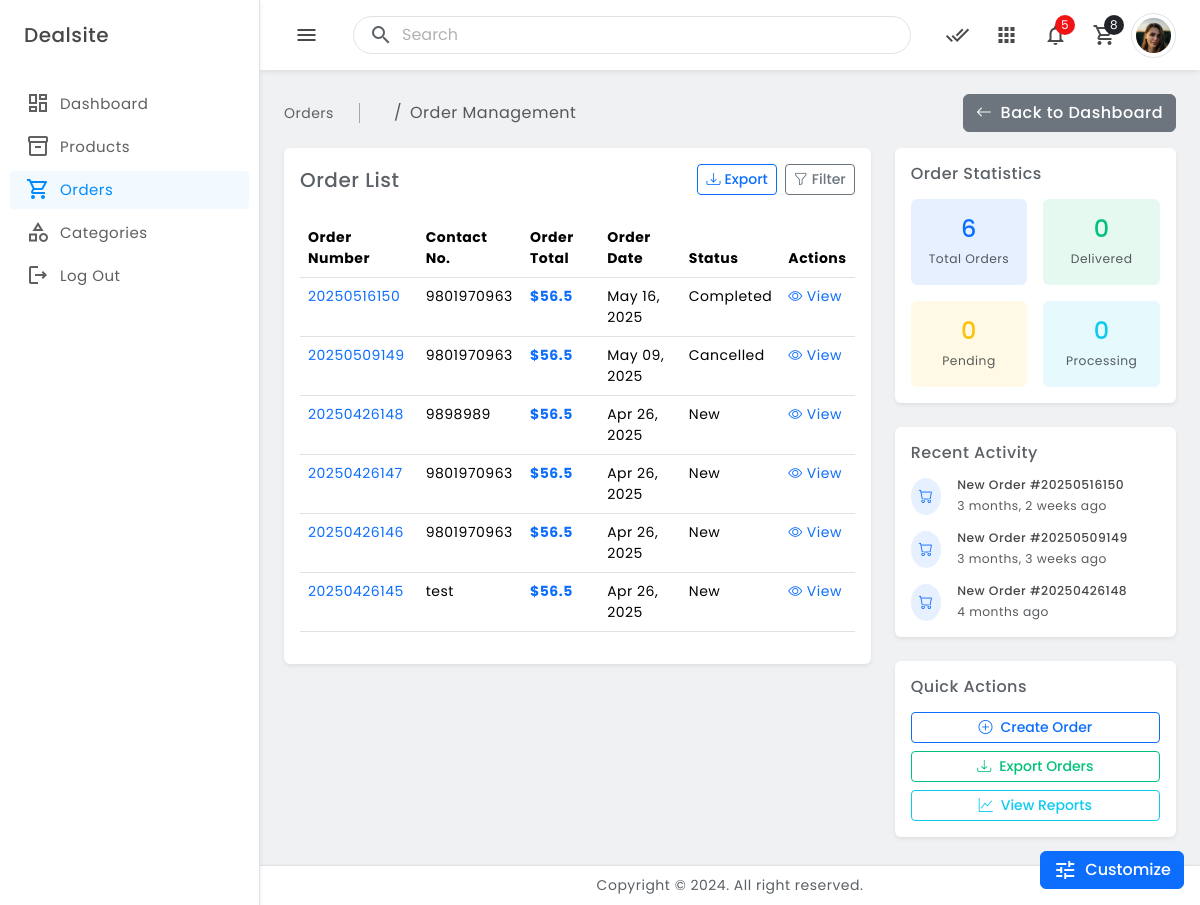
The page /admin-panel/orders/ on the database as committed earlier.
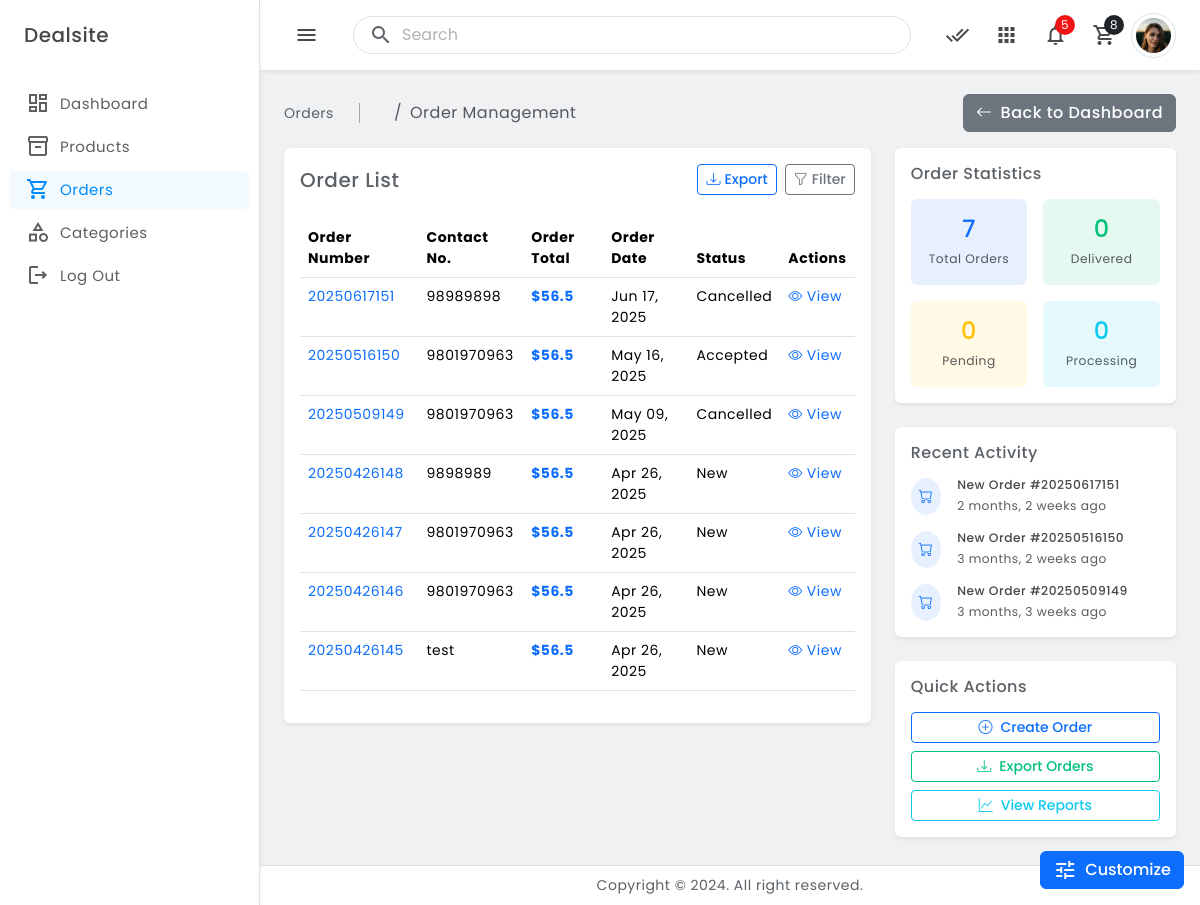
The same page on the database as committed later.
### orders/models.py (models this page shows, shortened)
class Order(models.Model):
    STATUS ={
        ('New','New'),
        ('Accepted','Accepted'),
        ('Completed','Completed'),
        ('Cancelled','Cancelled'),
    }
    user            = models.ForeignKey(Account, on_delete=models.CASCADE)
    payment         = models.ForeignKey(Payment, on_delete=models.SET_NULL, blank=True, null=True)
    order_number    = models.CharField(max_length=50)
    first_name      = models.CharField(max_length=50)
    last_name       = models.CharField(max_length=50)
    phone           = models.CharField(max_length=15)
    email           = models.EmailField(max_length=254)
    address_line_1  = models.CharField(max_length=50)
    address_line_2  = models.CharField(max_length=50)
    country         = models.CharField(max_length=50)
    state           = models.CharField(max_length=50)
    city            = models.CharField(max_length=50)
    order_note      = models.CharField(max_length=100)
    order_total     = models.FloatField()
    tax             = models.FloatField()
    status          = models.CharField(max_length=10, choices=STATUS, default='New')
    ip              = models.CharField(blank=True, max_length=20)
    is_ordered      = models.BooleanField(default=False)
    created_at      = models.DateTimeField(auto_now_add=True)
    updated_at      = models.DateTimeField(auto_now=True)

### vendor/views.py (the view)
# urls.py: path('orders/', include('orders.urls')),
def orders(request):
    orders = Order.objects.all().order_by('-created_at')
    orders_count = orders.count()
    context={
        'orders':orders,
        'orders_count':orders_count,
    }
    return render(request,'vendor/orders.html',context)

### carts/context_processors.py (called while the page is built, shortened)
def counter(request):
    cart_count = 0
    if 'admin' in request.path:
        return {}
    return dict(cart_count = cart_count)

### category/context_processors.py (called while the page is built)
def menu_links(request):
    links = Category.objects.all()
    return dict(links=links)

### templates/vendor/orders.html (shortened to what the changed rows need)
{% extends 'vendor/admin_base.html' %}
{% block view %}
  <main class="main-wrapper">
    <div class="main-content">
      <div class="row">
        <div class="col-12 col-lg-8">
          <div class="card">
            <div class="card-body">
              <div class="table-responsive">
                <table class="table table-hover">
                  <thead>
                    <tr>
                      <th>Order Number</th>
                      <th>Contact No.</th>
                      <th>Order Total</th>
                      <th>Order Date</th>
                      <th>Status</th>
                      <th>Actions</th>
                    </tr>
                  </thead>
                  <tbody>
                    {% for order in orders %}
                    <tr>
                      <td>
                        <a href="{% url 'order_info' order.order_number %}" class="order-link">
                          {{order.order_number}}
                        </a>
                      </td>
                      <td>{{order.phone}}</td>
                      <td>
                        <span class="fw-bold text-primary">${{order.order_total}}</span>
                      </td>
                      <td>{{order.created_at|date:"M d, Y"}}</td>
                      <td>
                        {% if order.status == 'Pending' %}
                          <span class="status-badge status-pending">{{order.status}}</span>
                        {% elif order.status == 'Confirmed' %}
                          <span class="status-badge status-confirmed">{{order.status}}</span>
                        {% elif order.status == 'Shipped' %}
                          <span class="status-badge status-shipped">{{order.status}}</span>
                        {% elif order.status == 'Delivered' %}
                          <span class="status-badge status-delivered">{{order.status}}</span>
                        {% elif order.status == 'Cancelled' %}
                          <span class="status-badge status-cancelled">{{order.status}}</span>
                        {% else %}
                          <span class="status-badge status-pending">{{order.status}}</span>
                        {% endif %}
                      </td>
                      <td>
                        <a href="{% url 'order_info' order.order_number %}" class="action-btn view-btn">
                          <i class="bi bi-eye me-1"></i>View
                        </a>
                      </td>
                    </tr>
                    {% endfor %}
                  </tbody>
                </table>
              </div>
            </div>
          </div>
        </div>
        <div class="col-12 col-lg-4">
          <div class="card">
            <div class="card-body">
              <div class="row g-3">
                <div class="col-6">
                  <div class="text-center p-3 bg-primary bg-opacity-10 rounded">
                    <h4 class="mb-1 text-primary">{{orders_count}}</h4>
                    <small class="text-muted">Total Orders</small>
                  </div>
                </div>
              </div>
            </div>
          </div>
          <div class="card">
            <div class="card-body">
              <div class="d-flex flex-column gap-3">
                {% for order in orders|slice:":3" %}
                <div class="d-flex align-items-center gap-3">
                  <div class="flex-shrink-0">
                    <div class="bg-primary bg-opacity-10 rounded-circle p-2">
                      <i class="bi bi-cart text-primary"></i>
                    </div>
                  </div>
                  <div class="flex-grow-1">
                    <h6 class="mb-1 small">New Order #{{order.order_number}}</h6>
                    <p class="mb-0 text-muted small">{{order.created_at|timesince}} ago</p>
                  </div>
                </div>
                {% empty %}
                <div class="text-center text-muted py-3">
                  <i class="bi bi-clock fs-4 d-block mb-2"></i>
                  <small>No recent activity</small>
                </div>
                {% endfor %}
              </div>
            </div>
          </div>
        </div>
      </div>
    </div>
  </main>
{% endblock view %}

Rows that differ between the two databases and show on the page:
no longer on one of the page's lists (row unchanged): Order: order_number "20250426148", created_at "4 months"
added Order: order_number "20250617151", phone "98989898", order_total "56.5", created_at "Jun 17, 2025", status "Cancelled", created_at "2 months, 2 weeks"
changed Order: status "Completed" → "Accepted"
Other text that changed with them:
{{ orders_count }}: "6" → "7"
